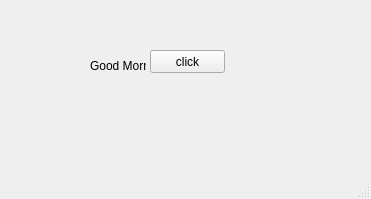
<?xml version="1.0" encoding="UTF-8"?>
<ui version="4.0">
 <class>MainWindow</class>
 <widget class="QMainWindow" name="MainWindow">
  <property name="geometry">
   <rect>
    <x>0</x>
    <y>0</y>
    <width>371</width>
    <height>199</height>
   </rect>
  </property>
  <property name="windowTitle">
   <string>MainWindow</string>
  </property>
  <widget class="QWidget" name="centralwidget">
   <widget class="QLabel" name="lbl">
    <property name="geometry">
     <rect>
      <x>90</x>
      <y>60</y>
      <width>56</width>
      <height>12</height>
     </rect>
    </property>
    <property name="text">
     <string>Good Morning</string>
    </property>
   </widget>
   <widget class="QPushButton" name="pb">
    <property name="geometry">
     <rect>
      <x>150</x>
      <y>50</y>
      <width>75</width>
      <height>23</height>
     </rect>
    </property>
    <property name="text">
     <string>click</string>
    </property>
   </widget>
  </widget>

  <widget class="QStatusBar" name="statusbar"/>
 </widget>
 <resources/>
 <connections/>
</ui>
